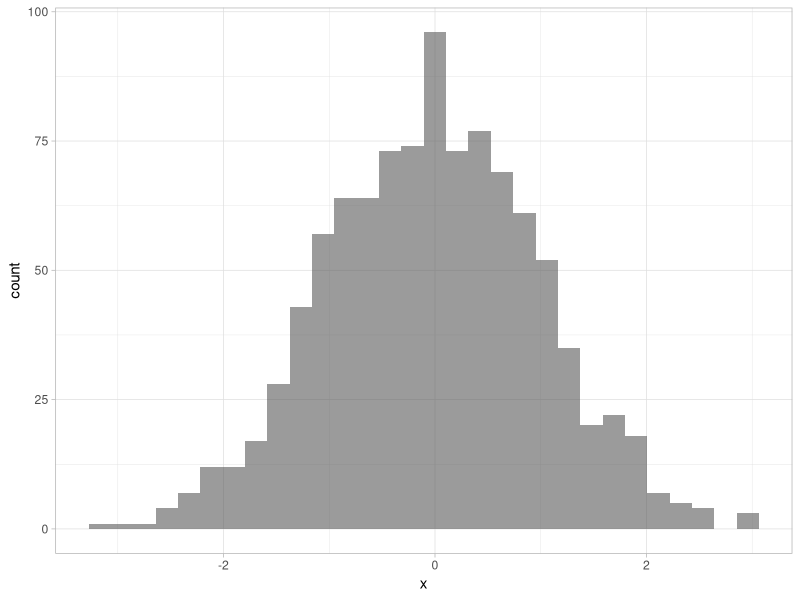
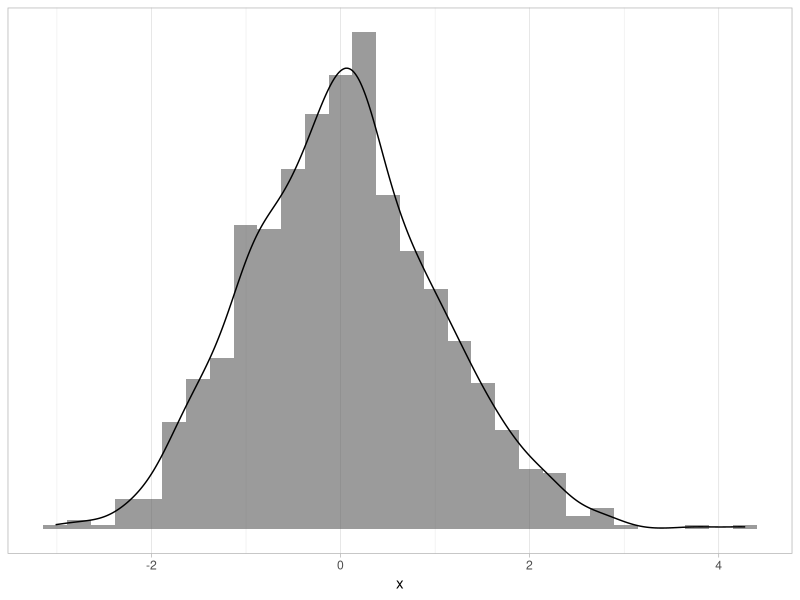
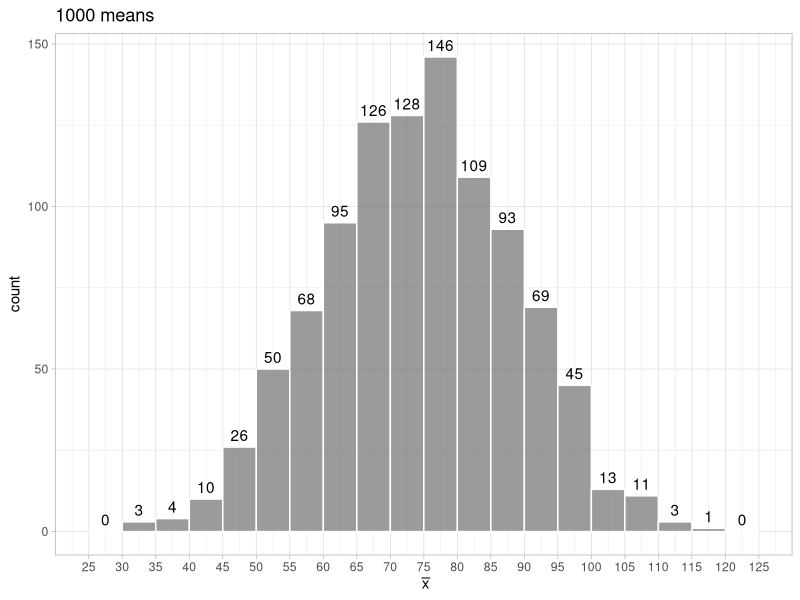
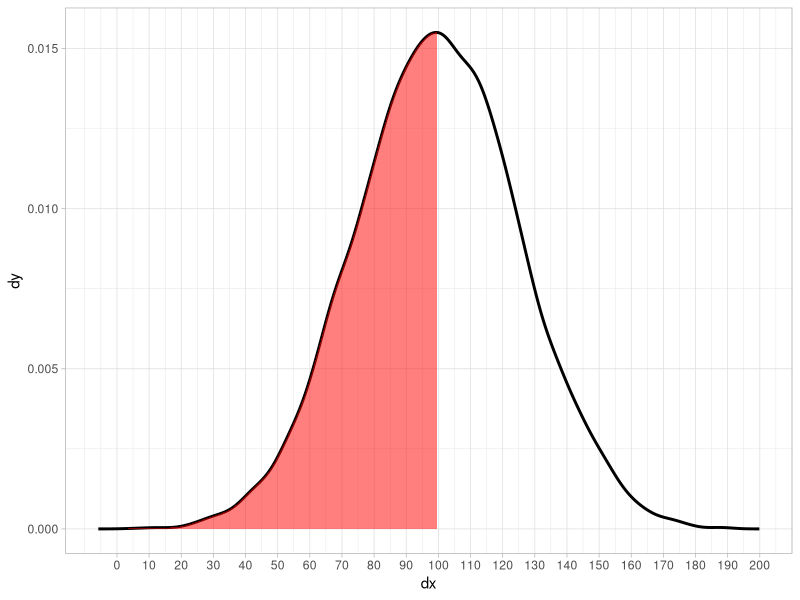
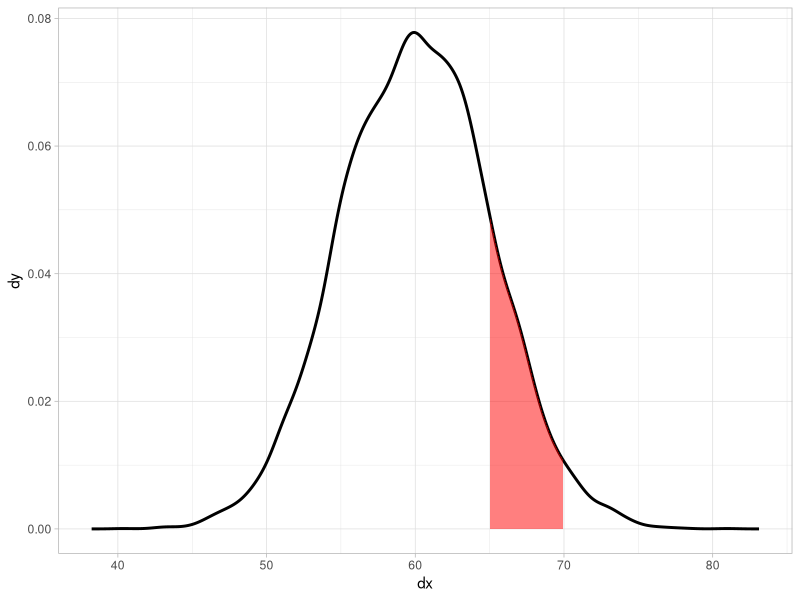
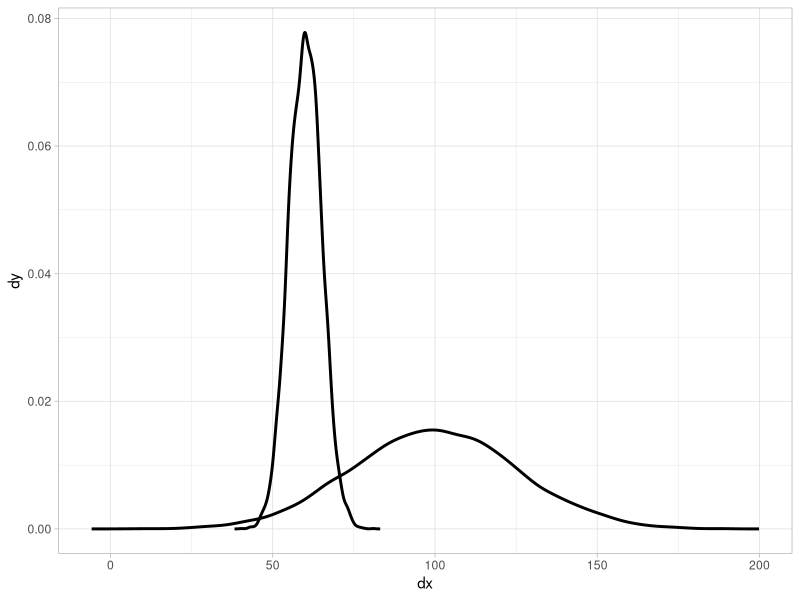

Recreate these plots in R, in order.
## ---- chunk 1
HIDDEN_SOLS=FALSE
set.seed(15732)
ggplot2::theme_set(ggplot2::theme_gray(base_size=13))

library(tidyverse)
## ---- chunk 2
tibble(x=rnorm(1000,0,1)) %>%
  ggplot(aes(x=x))+
  geom_histogram(alpha=.6)+
  theme_light()
## ---- chunk 3
tibble(x=rnorm(1000,0,1)) %>%
  ggplot(aes(x=x))+
  geom_histogram(aes(y=..density..),alpha=.6)+
  geom_density()+
  theme_light()+
  scale_y_continuous(NULL, breaks=NULL)
## ---- chunk 4
breaks=seq(25,125,by=5)

tibble(x=rnorm(1000,75,15)) %>%
  ggplot(aes(x=x))+
  geom_histogram(aes(y=..count..),alpha=.6, breaks=breaks, col="white")+
  stat_bin(geom="text", aes(label=round(..count..,2), y=..count..), 
           breaks=breaks, colour="black", vjust = -.5 ) +
  theme_light()+
  scale_x_continuous(breaks=breaks)+
  labs(title="1000 means", x=~bar("x"))
## ---- chunk 5
x=rnorm(10000,100,25)
d<-tibble(dx=density(x)$x,dy=density(x)$y)

ggplot(d, aes(x=dx,y=dy))+
  geom_line(lwd=1)+
  geom_ribbon(data=subset(d,dx<100),
              aes(ymax=dy),ymin=0,
              fill="red",colour=NA,alpha=0.5)+
  theme_light()+
  scale_x_continuous(breaks=seq(0,200,by=10))
## ---- chunk 6
x=rnorm(10000,60,5)
d1<-tibble(dx=density(x)$x,dy=density(x)$y)

ggplot(d1, aes(x=dx,y=dy))+
  geom_line(lwd=1)+
  geom_ribbon(data=subset(d1,dx<70 & dx>65),
              aes(ymax=dy),ymin=0,
              fill="red",colour=NA,alpha=0.5)+
  theme_light()
## ---- chunk 7
ggplot()+
  geom_line(data=d, aes(x=dx,y=dy),lwd=1)+
  geom_line(data=d1, aes(x=dx,y=dy),lwd=1)+
  theme_light()
## ---- chunk 8
z1 = (6000-10000)/3000
z2 = (1700-2500)/500
z1;z2
